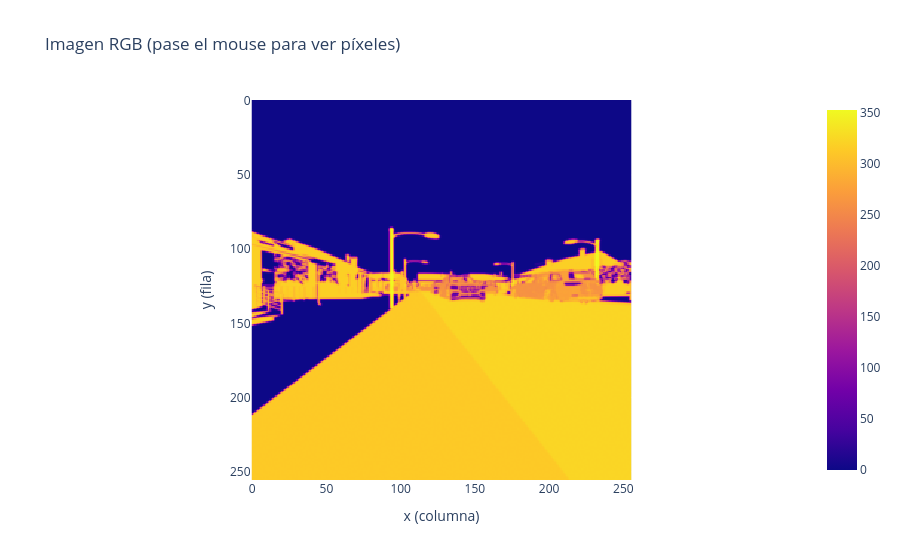

The notebook cell saved with this chart:
### Code cell
import plotly.express as px

# Imagen interactiva con hover para ver coordenadas y valores RGB
fig = px.imshow(tmap, origin='upper', title="Imagen RGB (pase el mouse para ver píxeles)")
fig.update_traces(
    customdata=tmap,
)
fig.update_xaxes(title="x (columna)")
fig.update_yaxes(title="y (fila)")
fig.show()

### Figure 1 — Plotly figure (JSON) as saved in the notebook; plotly's stock layout.template omitted (floating-point values rounded to 4 significant figures; data arrays with more than 128 entries replaced by an {"elided": "..."} marker saying what was removed)
{"data": [{"coloraxis": "coloraxis", "customdata": {"elided": "256x256 float values"}, "hovertemplate": "x: %{x}<br>y: %{y}<br>color: %{z}<extra></extra>", "name": "0", "type": "heatmap", "xaxis": "x", "yaxis": "y", "z": {"elided": "256x256 float values"}}], "layout": {"coloraxis": {"colorscale": [[0, "#0d0887"], [0.1111, "#46039f"], [0.2222, "#7201a8"], [0.3333, "#9c179e"], [0.4444, "#bd3786"], [0.5556, "#d8576b"], [0.6667, "#ed7953"], [0.7778, "#fb9f3a"], [0.8889, "#fdca26"], [1, "#f0f921"]]}, "title": {"text": "Imagen RGB (pase el mouse para ver píxeles)"}, "xaxis": {"anchor": "y", "constrain": "domain", "domain": [0, 1], "scaleanchor": "y", "title": {"text": "x (columna)"}}, "yaxis": {"anchor": "x", "autorange": "reversed", "constrain": "domain", "domain": [0, 1], "title": {"text": "y (fila)"}}}}
